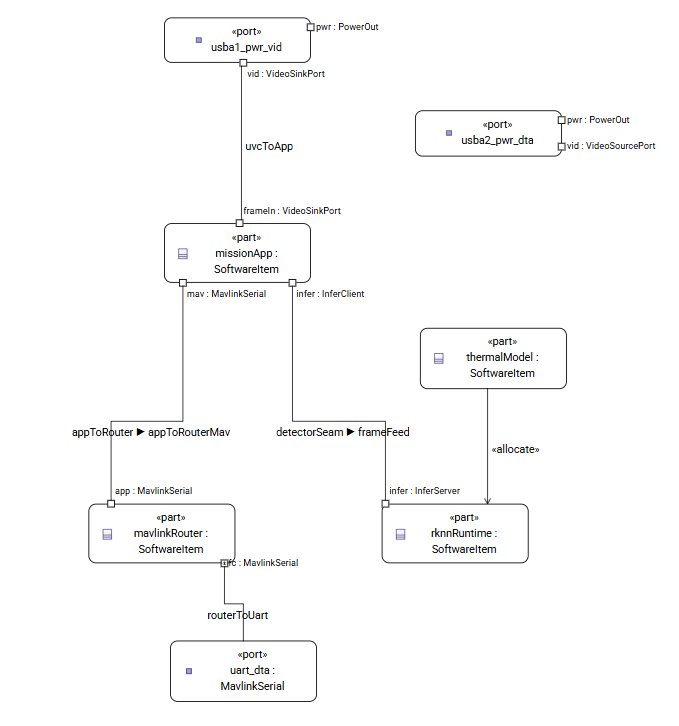
#> input picture presentation/assets/diagrams/sbc_internal_block_diagram.png, 679 x 726 px, found by its file name
$ python annotate_sbc.py
#> lines starting #> are read from the running program, lines starting #| are printed output that depends on the picture
# -*- coding: utf-8 -*-
"""Overlay amber highlight boxes around the to-be-developed SBC software items
(D-1 thermalModel, D-2 missionApp) on the SysON SBC internal block diagram."""
from PIL import Image, ImageDraw
import os

BASE = r"c:\Users\Josiah Laperriere\Documents\Coding\SurveillanceDrone\SurveillanceDrone\presentation\assets\diagrams\sbc_internal_block_diagram.png"
OUT  = r"c:\Users\Josiah Laperriere\Documents\Coding\SurveillanceDrone\SurveillanceDrone\presentation\assets\diagrams\sbc_internal_block_diagram_dev.png"
AMBER = (217, 130, 30)

img = Image.open(BASE).convert("RGBA")
#> img is the input picture: PIL image 679x726 RGBA; mean R, G, B, A 250.8, 250.7, 250.8, 255
W, H = img.size
#> W = 679; H = 726
overlay = Image.new("RGBA", (W, H), (0, 0, 0, 0))
#> overlay: PIL image 679x726 RGBA; every value is 0
d = ImageDraw.Draw(overlay)

# Bounding boxes (px) of the two TO_DEVELOP part boxes, with a little padding.
boxes = {
    "missionApp (D-2)":  (150, 218, 323, 295),
    "thermalModel (D-1)": (410, 319, 576, 399),
}
for label, (x0, y0, x1, y1) in boxes.items():
    d.rounded_rectangle([x0, y0, x1, y1], radius=10, outline=AMBER + (255,), width=5,
                        fill=AMBER + (26,))

img = Image.alpha_composite(img, overlay).convert("RGB")
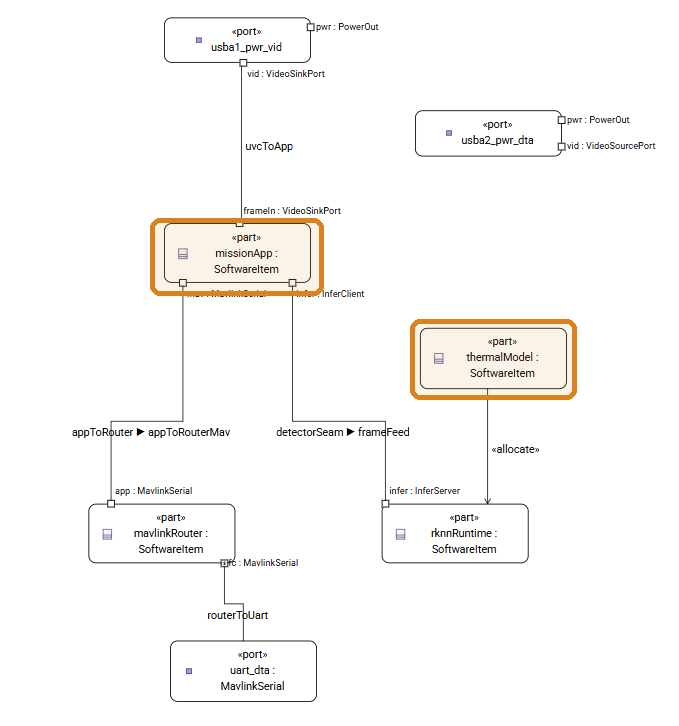
#> img: PIL image 679x726 RGB; mean R, G, B 250.4, 249.1, 247.8
img.save(OUT)
print("saved", OUT, img.size)
#| saved c:\Users\Josiah Laperriere\Documents\Coding\SurveillanceDrone\SurveillanceDrone\presentation\assets\diagrams\sbc_internal_block_diagram_dev.png (679, 726)
